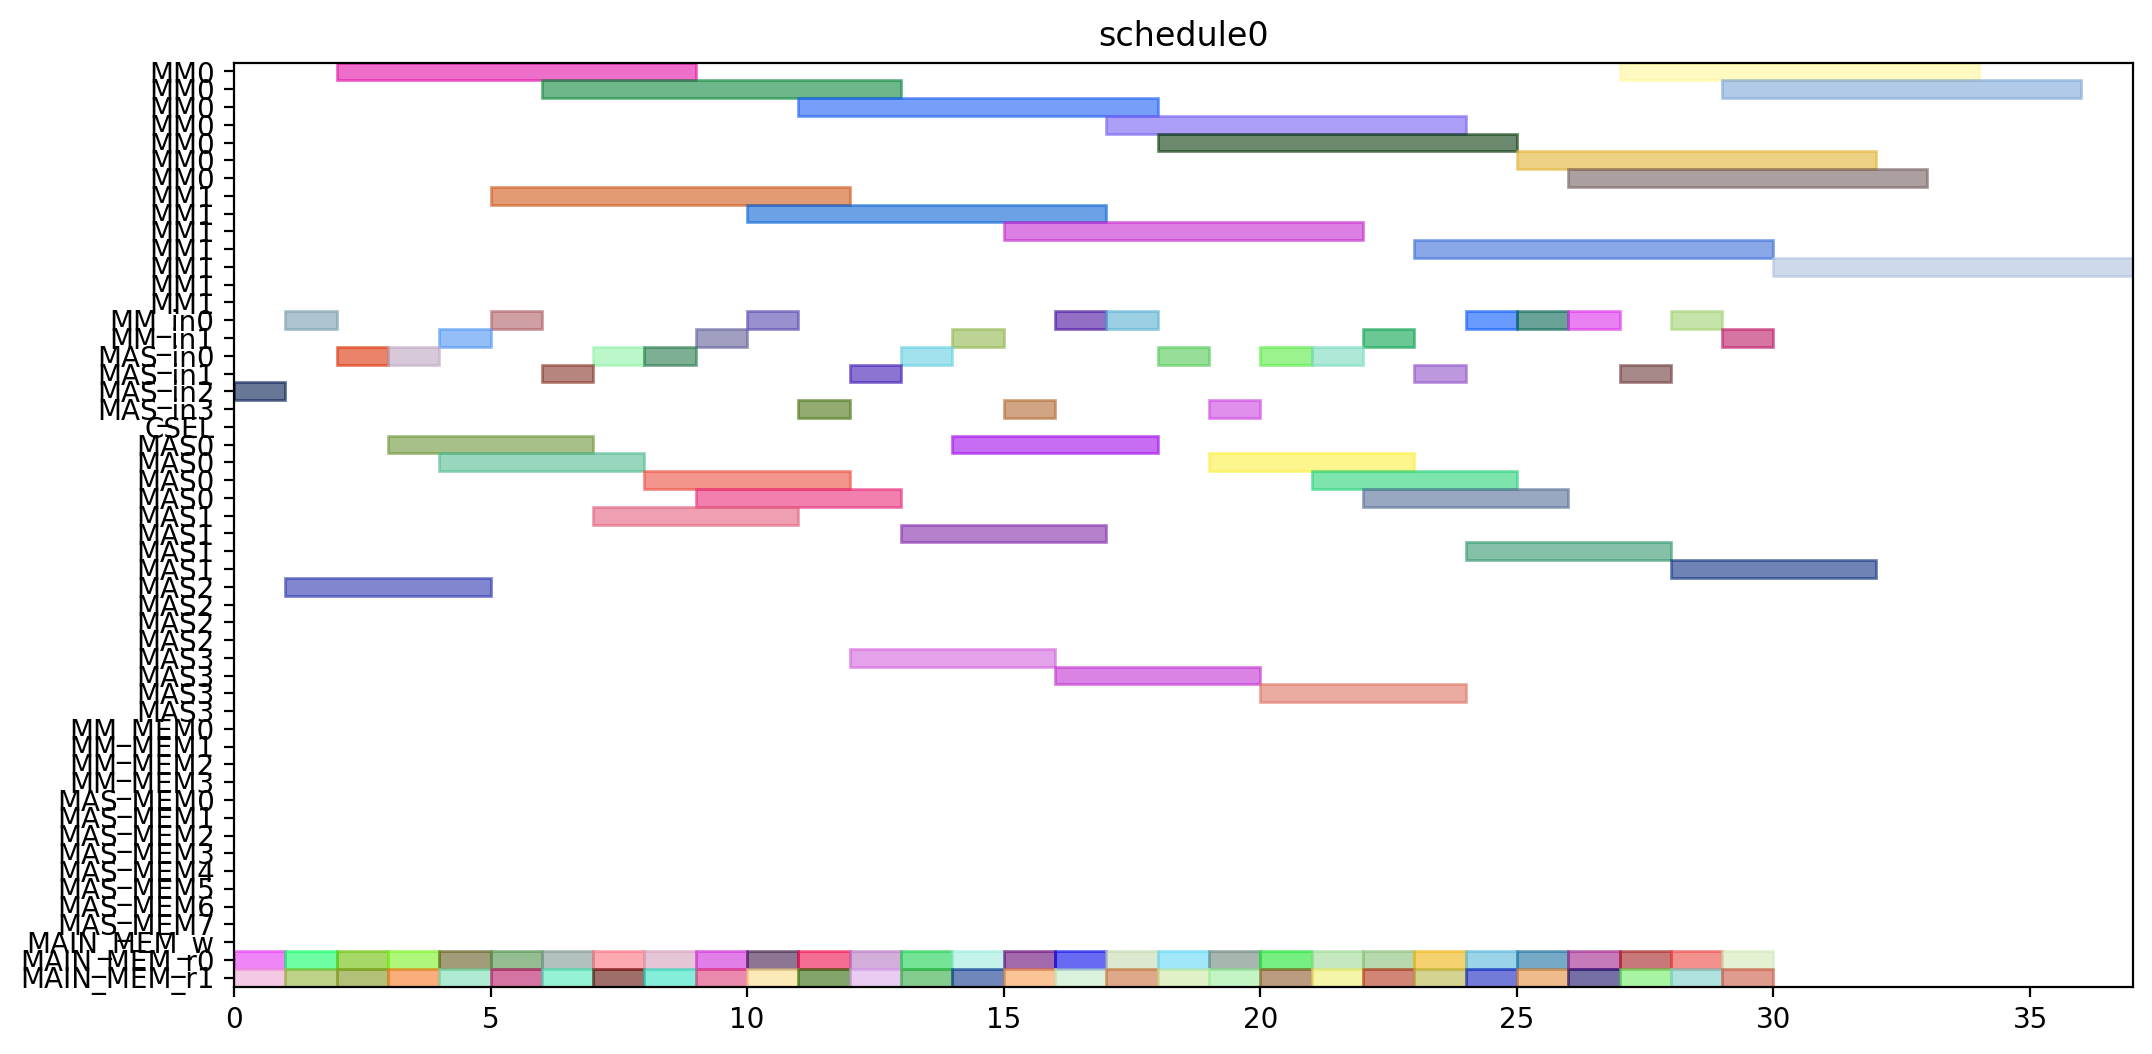

Recreate this plot in Python.
from pyschedule import Scenario, solvers, plotters, alt


def solve():
	horizon = 120
	S = Scenario("schedule0", horizon=horizon)

	# resource
	MM = S.Resources('MM', num=2, size=7)
	MM_in = S.Resources('MM_in', num=2)
	MAS_in = S.Resources('MAS_in', num=4)
	CSEL = S.Resource('CSEL')
	MAS = S.Resources('MAS', num=4, size=4, periods=range(1, horizon))
	MM_MEM = S.Resources('MM_MEM', num=4)
	MAS_MEM = S.Resources('MAS_MEM', num=8)
	MAIN_MEM_w = S.Resource('MAIN_MEM_w', size=1)
	MAIN_MEM_r = S.Resources('MAIN_MEM_r', num=2)

	# result of previous scheduling

	# new tasks
	r1_t0 = S.Task('r1_t0', length=7, delay_cost=1)
	r1_t0 += alt(MM)
	r1_t0_in = S.Task('r1_t0_in', length=1, delay_cost=1)
	r1_t0_in += alt(MM_in)
	S += r1_t0_in*MM_in[0]<=r1_t0*MM[0]
	S += r1_t0_in*MM_in[1]<=r1_t0*MM[1]
	r1_t0_mem0 = S.Task('r1_t0_mem0', length=1, delay_cost=1)
	r1_t0_mem0 += MAIN_MEM_r[0]
	S += r1_t0_mem0 <= r1_t0

	r1_t0_mem1 = S.Task('r1_t0_mem1', length=1, delay_cost=1)
	r1_t0_mem1 += MAIN_MEM_r[1]
	S += r1_t0_mem1 <= r1_t0

	r1_t1 = S.Task('r1_t1', length=7, delay_cost=1)
	r1_t1 += alt(MM)
	r1_t1_in = S.Task('r1_t1_in', length=1, delay_cost=1)
	r1_t1_in += alt(MM_in)
	S += r1_t1_in*MM_in[0]<=r1_t1*MM[0]
	S += r1_t1_in*MM_in[1]<=r1_t1*MM[1]
	r1_t1_mem0 = S.Task('r1_t1_mem0', length=1, delay_cost=1)
	r1_t1_mem0 += MAIN_MEM_r[0]
	S += r1_t1_mem0 <= r1_t1

	r1_t1_mem1 = S.Task('r1_t1_mem1', length=1, delay_cost=1)
	r1_t1_mem1 += MAIN_MEM_r[1]
	S += r1_t1_mem1 <= r1_t1

	r1_t2 = S.Task('r1_t2', length=4, delay_cost=1)
	r1_t2 += alt(MAS)
	r1_t2_in = S.Task('r1_t2_in', length=1, delay_cost=1)
	r1_t2_in += alt(MAS_in)
	S += r1_t2_in*MAS_in[0]<=r1_t2*MAS[0]

	S += r1_t2_in*MAS_in[1]<=r1_t2*MAS[1]

	S += r1_t2_in*MAS_in[2]<=r1_t2*MAS[2]

	S += r1_t2_in*MAS_in[3]<=r1_t2*MAS[3]

	r1_t2_mem0 = S.Task('r1_t2_mem0', length=1, delay_cost=1)
	r1_t2_mem0 += MAIN_MEM_r[0]
	S += r1_t2_mem0 <= r1_t2

	r1_t2_mem1 = S.Task('r1_t2_mem1', length=1, delay_cost=1)
	r1_t2_mem1 += MAIN_MEM_r[1]
	S += r1_t2_mem1 <= r1_t2

	r1_t3 = S.Task('r1_t3', length=4, delay_cost=1)
	r1_t3 += alt(MAS)
	r1_t3_in = S.Task('r1_t3_in', length=1, delay_cost=1)
	r1_t3_in += alt(MAS_in)
	S += r1_t3_in*MAS_in[0]<=r1_t3*MAS[0]

	S += r1_t3_in*MAS_in[1]<=r1_t3*MAS[1]

	S += r1_t3_in*MAS_in[2]<=r1_t3*MAS[2]

	S += r1_t3_in*MAS_in[3]<=r1_t3*MAS[3]

	r1_t3_mem0 = S.Task('r1_t3_mem0', length=1, delay_cost=1)
	r1_t3_mem0 += MAIN_MEM_r[0]
	S += r1_t3_mem0 <= r1_t3

	r1_t3_mem1 = S.Task('r1_t3_mem1', length=1, delay_cost=1)
	r1_t3_mem1 += MAIN_MEM_r[1]
	S += r1_t3_mem1 <= r1_t3

	r3_t0 = S.Task('r3_t0', length=7, delay_cost=1)
	r3_t0 += alt(MM)
	r3_t0_in = S.Task('r3_t0_in', length=1, delay_cost=1)
	r3_t0_in += alt(MM_in)
	S += r3_t0_in*MM_in[0]<=r3_t0*MM[0]
	S += r3_t0_in*MM_in[1]<=r3_t0*MM[1]
	r3_t0_mem0 = S.Task('r3_t0_mem0', length=1, delay_cost=1)
	r3_t0_mem0 += MAIN_MEM_r[0]
	S += r3_t0_mem0 <= r3_t0

	r3_t0_mem1 = S.Task('r3_t0_mem1', length=1, delay_cost=1)
	r3_t0_mem1 += MAIN_MEM_r[1]
	S += r3_t0_mem1 <= r3_t0

	r3_t1 = S.Task('r3_t1', length=7, delay_cost=1)
	r3_t1 += alt(MM)
	r3_t1_in = S.Task('r3_t1_in', length=1, delay_cost=1)
	r3_t1_in += alt(MM_in)
	S += r3_t1_in*MM_in[0]<=r3_t1*MM[0]
	S += r3_t1_in*MM_in[1]<=r3_t1*MM[1]
	r3_t1_mem0 = S.Task('r3_t1_mem0', length=1, delay_cost=1)
	r3_t1_mem0 += MAIN_MEM_r[0]
	S += r3_t1_mem0 <= r3_t1

	r3_t1_mem1 = S.Task('r3_t1_mem1', length=1, delay_cost=1)
	r3_t1_mem1 += MAIN_MEM_r[1]
	S += r3_t1_mem1 <= r3_t1

	r3_t2 = S.Task('r3_t2', length=4, delay_cost=1)
	r3_t2 += alt(MAS)
	r3_t2_in = S.Task('r3_t2_in', length=1, delay_cost=1)
	r3_t2_in += alt(MAS_in)
	S += r3_t2_in*MAS_in[0]<=r3_t2*MAS[0]

	S += r3_t2_in*MAS_in[1]<=r3_t2*MAS[1]

	S += r3_t2_in*MAS_in[2]<=r3_t2*MAS[2]

	S += r3_t2_in*MAS_in[3]<=r3_t2*MAS[3]

	r3_t2_mem0 = S.Task('r3_t2_mem0', length=1, delay_cost=1)
	r3_t2_mem0 += MAIN_MEM_r[0]
	S += r3_t2_mem0 <= r3_t2

	r3_t2_mem1 = S.Task('r3_t2_mem1', length=1, delay_cost=1)
	r3_t2_mem1 += MAIN_MEM_r[1]
	S += r3_t2_mem1 <= r3_t2

	r3_t3 = S.Task('r3_t3', length=4, delay_cost=1)
	r3_t3 += alt(MAS)
	r3_t3_in = S.Task('r3_t3_in', length=1, delay_cost=1)
	r3_t3_in += alt(MAS_in)
	S += r3_t3_in*MAS_in[0]<=r3_t3*MAS[0]

	S += r3_t3_in*MAS_in[1]<=r3_t3*MAS[1]

	S += r3_t3_in*MAS_in[2]<=r3_t3*MAS[2]

	S += r3_t3_in*MAS_in[3]<=r3_t3*MAS[3]

	r3_t3_mem0 = S.Task('r3_t3_mem0', length=1, delay_cost=1)
	r3_t3_mem0 += MAIN_MEM_r[0]
	S += r3_t3_mem0 <= r3_t3

	r3_t3_mem1 = S.Task('r3_t3_mem1', length=1, delay_cost=1)
	r3_t3_mem1 += MAIN_MEM_r[1]
	S += r3_t3_mem1 <= r3_t3

	r4_t0 = S.Task('r4_t0', length=7, delay_cost=1)
	r4_t0 += alt(MM)
	r4_t0_in = S.Task('r4_t0_in', length=1, delay_cost=1)
	r4_t0_in += alt(MM_in)
	S += r4_t0_in*MM_in[0]<=r4_t0*MM[0]
	S += r4_t0_in*MM_in[1]<=r4_t0*MM[1]
	r4_t0_mem0 = S.Task('r4_t0_mem0', length=1, delay_cost=1)
	r4_t0_mem0 += MAIN_MEM_r[0]
	S += r4_t0_mem0 <= r4_t0

	r4_t0_mem1 = S.Task('r4_t0_mem1', length=1, delay_cost=1)
	r4_t0_mem1 += MAIN_MEM_r[1]
	S += r4_t0_mem1 <= r4_t0

	r4_t1 = S.Task('r4_t1', length=7, delay_cost=1)
	r4_t1 += alt(MM)
	r4_t1_in = S.Task('r4_t1_in', length=1, delay_cost=1)
	r4_t1_in += alt(MM_in)
	S += r4_t1_in*MM_in[0]<=r4_t1*MM[0]
	S += r4_t1_in*MM_in[1]<=r4_t1*MM[1]
	r4_t1_mem0 = S.Task('r4_t1_mem0', length=1, delay_cost=1)
	r4_t1_mem0 += MAIN_MEM_r[0]
	S += r4_t1_mem0 <= r4_t1

	r4_t1_mem1 = S.Task('r4_t1_mem1', length=1, delay_cost=1)
	r4_t1_mem1 += MAIN_MEM_r[1]
	S += r4_t1_mem1 <= r4_t1

	r4_t2 = S.Task('r4_t2', length=4, delay_cost=1)
	r4_t2 += alt(MAS)
	r4_t2_in = S.Task('r4_t2_in', length=1, delay_cost=1)
	r4_t2_in += alt(MAS_in)
	S += r4_t2_in*MAS_in[0]<=r4_t2*MAS[0]

	S += r4_t2_in*MAS_in[1]<=r4_t2*MAS[1]

	S += r4_t2_in*MAS_in[2]<=r4_t2*MAS[2]

	S += r4_t2_in*MAS_in[3]<=r4_t2*MAS[3]

	r4_t2_mem0 = S.Task('r4_t2_mem0', length=1, delay_cost=1)
	r4_t2_mem0 += MAIN_MEM_r[0]
	S += r4_t2_mem0 <= r4_t2

	r4_t2_mem1 = S.Task('r4_t2_mem1', length=1, delay_cost=1)
	r4_t2_mem1 += MAIN_MEM_r[1]
	S += r4_t2_mem1 <= r4_t2

	r4_t3 = S.Task('r4_t3', length=4, delay_cost=1)
	r4_t3 += alt(MAS)
	r4_t3_in = S.Task('r4_t3_in', length=1, delay_cost=1)
	r4_t3_in += alt(MAS_in)
	S += r4_t3_in*MAS_in[0]<=r4_t3*MAS[0]

	S += r4_t3_in*MAS_in[1]<=r4_t3*MAS[1]

	S += r4_t3_in*MAS_in[2]<=r4_t3*MAS[2]

	S += r4_t3_in*MAS_in[3]<=r4_t3*MAS[3]

	r4_t3_mem0 = S.Task('r4_t3_mem0', length=1, delay_cost=1)
	r4_t3_mem0 += MAIN_MEM_r[0]
	S += r4_t3_mem0 <= r4_t3

	r4_t3_mem1 = S.Task('r4_t3_mem1', length=1, delay_cost=1)
	r4_t3_mem1 += MAIN_MEM_r[1]
	S += r4_t3_mem1 <= r4_t3

	r5_t0 = S.Task('r5_t0', length=7, delay_cost=1)
	r5_t0 += alt(MM)
	r5_t0_in = S.Task('r5_t0_in', length=1, delay_cost=1)
	r5_t0_in += alt(MM_in)
	S += r5_t0_in*MM_in[0]<=r5_t0*MM[0]
	S += r5_t0_in*MM_in[1]<=r5_t0*MM[1]
	r5_t0_mem0 = S.Task('r5_t0_mem0', length=1, delay_cost=1)
	r5_t0_mem0 += MAIN_MEM_r[0]
	S += r5_t0_mem0 <= r5_t0

	r5_t0_mem1 = S.Task('r5_t0_mem1', length=1, delay_cost=1)
	r5_t0_mem1 += MAIN_MEM_r[1]
	S += r5_t0_mem1 <= r5_t0

	r5_t1 = S.Task('r5_t1', length=7, delay_cost=1)
	r5_t1 += alt(MM)
	r5_t1_in = S.Task('r5_t1_in', length=1, delay_cost=1)
	r5_t1_in += alt(MM_in)
	S += r5_t1_in*MM_in[0]<=r5_t1*MM[0]
	S += r5_t1_in*MM_in[1]<=r5_t1*MM[1]
	r5_t1_mem0 = S.Task('r5_t1_mem0', length=1, delay_cost=1)
	r5_t1_mem0 += MAIN_MEM_r[0]
	S += r5_t1_mem0 <= r5_t1

	r5_t1_mem1 = S.Task('r5_t1_mem1', length=1, delay_cost=1)
	r5_t1_mem1 += MAIN_MEM_r[1]
	S += r5_t1_mem1 <= r5_t1

	r5_t2 = S.Task('r5_t2', length=4, delay_cost=1)
	r5_t2 += alt(MAS)
	r5_t2_in = S.Task('r5_t2_in', length=1, delay_cost=1)
	r5_t2_in += alt(MAS_in)
	S += r5_t2_in*MAS_in[0]<=r5_t2*MAS[0]

	S += r5_t2_in*MAS_in[1]<=r5_t2*MAS[1]

	S += r5_t2_in*MAS_in[2]<=r5_t2*MAS[2]

	S += r5_t2_in*MAS_in[3]<=r5_t2*MAS[3]

	r5_t2_mem0 = S.Task('r5_t2_mem0', length=1, delay_cost=1)
	r5_t2_mem0 += MAIN_MEM_r[0]
	S += r5_t2_mem0 <= r5_t2

	r5_t2_mem1 = S.Task('r5_t2_mem1', length=1, delay_cost=1)
	r5_t2_mem1 += MAIN_MEM_r[1]
	S += r5_t2_mem1 <= r5_t2

	r5_t3 = S.Task('r5_t3', length=4, delay_cost=1)
	r5_t3 += alt(MAS)
	r5_t3_in = S.Task('r5_t3_in', length=1, delay_cost=1)
	r5_t3_in += alt(MAS_in)
	S += r5_t3_in*MAS_in[0]<=r5_t3*MAS[0]

	S += r5_t3_in*MAS_in[1]<=r5_t3*MAS[1]

	S += r5_t3_in*MAS_in[2]<=r5_t3*MAS[2]

	S += r5_t3_in*MAS_in[3]<=r5_t3*MAS[3]

	r5_t3_mem0 = S.Task('r5_t3_mem0', length=1, delay_cost=1)
	r5_t3_mem0 += MAIN_MEM_r[0]
	S += r5_t3_mem0 <= r5_t3

	r5_t3_mem1 = S.Task('r5_t3_mem1', length=1, delay_cost=1)
	r5_t3_mem1 += MAIN_MEM_r[1]
	S += r5_t3_mem1 <= r5_t3

	r6_t0 = S.Task('r6_t0', length=7, delay_cost=1)
	r6_t0 += alt(MM)
	r6_t0_in = S.Task('r6_t0_in', length=1, delay_cost=1)
	r6_t0_in += alt(MM_in)
	S += r6_t0_in*MM_in[0]<=r6_t0*MM[0]
	S += r6_t0_in*MM_in[1]<=r6_t0*MM[1]
	r6_t0_mem0 = S.Task('r6_t0_mem0', length=1, delay_cost=1)
	r6_t0_mem0 += MAIN_MEM_r[0]
	S += r6_t0_mem0 <= r6_t0

	r6_t0_mem1 = S.Task('r6_t0_mem1', length=1, delay_cost=1)
	r6_t0_mem1 += MAIN_MEM_r[1]
	S += r6_t0_mem1 <= r6_t0

	r6_t1 = S.Task('r6_t1', length=7, delay_cost=1)
	r6_t1 += alt(MM)
	r6_t1_in = S.Task('r6_t1_in', length=1, delay_cost=1)
	r6_t1_in += alt(MM_in)
	S += r6_t1_in*MM_in[0]<=r6_t1*MM[0]
	S += r6_t1_in*MM_in[1]<=r6_t1*MM[1]
	r6_t1_mem0 = S.Task('r6_t1_mem0', length=1, delay_cost=1)
	r6_t1_mem0 += MAIN_MEM_r[0]
	S += r6_t1_mem0 <= r6_t1

	r6_t1_mem1 = S.Task('r6_t1_mem1', length=1, delay_cost=1)
	r6_t1_mem1 += MAIN_MEM_r[1]
	S += r6_t1_mem1 <= r6_t1

	r6_t2 = S.Task('r6_t2', length=4, delay_cost=1)
	r6_t2 += alt(MAS)
	r6_t2_in = S.Task('r6_t2_in', length=1, delay_cost=1)
	r6_t2_in += alt(MAS_in)
	S += r6_t2_in*MAS_in[0]<=r6_t2*MAS[0]

	S += r6_t2_in*MAS_in[1]<=r6_t2*MAS[1]

	S += r6_t2_in*MAS_in[2]<=r6_t2*MAS[2]

	S += r6_t2_in*MAS_in[3]<=r6_t2*MAS[3]

	r6_t2_mem0 = S.Task('r6_t2_mem0', length=1, delay_cost=1)
	r6_t2_mem0 += MAIN_MEM_r[0]
	S += r6_t2_mem0 <= r6_t2

	r6_t2_mem1 = S.Task('r6_t2_mem1', length=1, delay_cost=1)
	r6_t2_mem1 += MAIN_MEM_r[1]
	S += r6_t2_mem1 <= r6_t2

	r6_t3 = S.Task('r6_t3', length=4, delay_cost=1)
	r6_t3 += alt(MAS)
	r6_t3_in = S.Task('r6_t3_in', length=1, delay_cost=1)
	r6_t3_in += alt(MAS_in)
	S += r6_t3_in*MAS_in[0]<=r6_t3*MAS[0]

	S += r6_t3_in*MAS_in[1]<=r6_t3*MAS[1]

	S += r6_t3_in*MAS_in[2]<=r6_t3*MAS[2]

	S += r6_t3_in*MAS_in[3]<=r6_t3*MAS[3]

	r6_t3_mem0 = S.Task('r6_t3_mem0', length=1, delay_cost=1)
	r6_t3_mem0 += MAIN_MEM_r[0]
	S += r6_t3_mem0 <= r6_t3

	r6_t3_mem1 = S.Task('r6_t3_mem1', length=1, delay_cost=1)
	r6_t3_mem1 += MAIN_MEM_r[1]
	S += r6_t3_mem1 <= r6_t3

	r9_t2 = S.Task('r9_t2', length=4, delay_cost=1)
	r9_t2 += alt(MAS)
	r9_t2_in = S.Task('r9_t2_in', length=1, delay_cost=1)
	r9_t2_in += alt(MAS_in)
	S += r9_t2_in*MAS_in[0]<=r9_t2*MAS[0]

	S += r9_t2_in*MAS_in[1]<=r9_t2*MAS[1]

	S += r9_t2_in*MAS_in[2]<=r9_t2*MAS[2]

	S += r9_t2_in*MAS_in[3]<=r9_t2*MAS[3]

	r9_t2_mem0 = S.Task('r9_t2_mem0', length=1, delay_cost=1)
	r9_t2_mem0 += MAIN_MEM_r[0]
	S += r9_t2_mem0 <= r9_t2

	r9_t2_mem1 = S.Task('r9_t2_mem1', length=1, delay_cost=1)
	r9_t2_mem1 += MAIN_MEM_r[1]
	S += r9_t2_mem1 <= r9_t2

	r12_t0 = S.Task('r12_t0', length=7, delay_cost=1)
	r12_t0 += alt(MM)
	r12_t0_in = S.Task('r12_t0_in', length=1, delay_cost=1)
	r12_t0_in += alt(MM_in)
	S += r12_t0_in*MM_in[0]<=r12_t0*MM[0]
	S += r12_t0_in*MM_in[1]<=r12_t0*MM[1]
	r12_t0_mem0 = S.Task('r12_t0_mem0', length=1, delay_cost=1)
	r12_t0_mem0 += MAIN_MEM_r[0]
	S += r12_t0_mem0 <= r12_t0

	r12_t0_mem1 = S.Task('r12_t0_mem1', length=1, delay_cost=1)
	r12_t0_mem1 += MAIN_MEM_r[1]
	S += r12_t0_mem1 <= r12_t0

	r12_t1 = S.Task('r12_t1', length=7, delay_cost=1)
	r12_t1 += alt(MM)
	r12_t1_in = S.Task('r12_t1_in', length=1, delay_cost=1)
	r12_t1_in += alt(MM_in)
	S += r12_t1_in*MM_in[0]<=r12_t1*MM[0]
	S += r12_t1_in*MM_in[1]<=r12_t1*MM[1]
	r12_t1_mem0 = S.Task('r12_t1_mem0', length=1, delay_cost=1)
	r12_t1_mem0 += MAIN_MEM_r[0]
	S += r12_t1_mem0 <= r12_t1

	r12_t1_mem1 = S.Task('r12_t1_mem1', length=1, delay_cost=1)
	r12_t1_mem1 += MAIN_MEM_r[1]
	S += r12_t1_mem1 <= r12_t1

	r12_t2 = S.Task('r12_t2', length=4, delay_cost=1)
	r12_t2 += alt(MAS)
	r12_t2_in = S.Task('r12_t2_in', length=1, delay_cost=1)
	r12_t2_in += alt(MAS_in)
	S += r12_t2_in*MAS_in[0]<=r12_t2*MAS[0]

	S += r12_t2_in*MAS_in[1]<=r12_t2*MAS[1]

	S += r12_t2_in*MAS_in[2]<=r12_t2*MAS[2]

	S += r12_t2_in*MAS_in[3]<=r12_t2*MAS[3]

	r12_t2_mem0 = S.Task('r12_t2_mem0', length=1, delay_cost=1)
	r12_t2_mem0 += MAIN_MEM_r[0]
	S += r12_t2_mem0 <= r12_t2

	r12_t2_mem1 = S.Task('r12_t2_mem1', length=1, delay_cost=1)
	r12_t2_mem1 += MAIN_MEM_r[1]
	S += r12_t2_mem1 <= r12_t2

	r12_t3 = S.Task('r12_t3', length=4, delay_cost=1)
	r12_t3 += alt(MAS)
	r12_t3_in = S.Task('r12_t3_in', length=1, delay_cost=1)
	r12_t3_in += alt(MAS_in)
	S += r12_t3_in*MAS_in[0]<=r12_t3*MAS[0]

	S += r12_t3_in*MAS_in[1]<=r12_t3*MAS[1]

	S += r12_t3_in*MAS_in[2]<=r12_t3*MAS[2]

	S += r12_t3_in*MAS_in[3]<=r12_t3*MAS[3]

	r12_t3_mem0 = S.Task('r12_t3_mem0', length=1, delay_cost=1)
	r12_t3_mem0 += MAIN_MEM_r[0]
	S += r12_t3_mem0 <= r12_t3

	r12_t3_mem1 = S.Task('r12_t3_mem1', length=1, delay_cost=1)
	r12_t3_mem1 += MAIN_MEM_r[1]
	S += r12_t3_mem1 <= r12_t3

	r13_t0 = S.Task('r13_t0', length=7, delay_cost=1)
	r13_t0 += alt(MM)
	r13_t0_in = S.Task('r13_t0_in', length=1, delay_cost=1)
	r13_t0_in += alt(MM_in)
	S += r13_t0_in*MM_in[0]<=r13_t0*MM[0]
	S += r13_t0_in*MM_in[1]<=r13_t0*MM[1]
	r13_t0_mem0 = S.Task('r13_t0_mem0', length=1, delay_cost=1)
	r13_t0_mem0 += MAIN_MEM_r[0]
	S += r13_t0_mem0 <= r13_t0

	r13_t0_mem1 = S.Task('r13_t0_mem1', length=1, delay_cost=1)
	r13_t0_mem1 += MAIN_MEM_r[1]
	S += r13_t0_mem1 <= r13_t0

	r13_t1 = S.Task('r13_t1', length=7, delay_cost=1)
	r13_t1 += alt(MM)
	r13_t1_in = S.Task('r13_t1_in', length=1, delay_cost=1)
	r13_t1_in += alt(MM_in)
	S += r13_t1_in*MM_in[0]<=r13_t1*MM[0]
	S += r13_t1_in*MM_in[1]<=r13_t1*MM[1]
	r13_t1_mem0 = S.Task('r13_t1_mem0', length=1, delay_cost=1)
	r13_t1_mem0 += MAIN_MEM_r[0]
	S += r13_t1_mem0 <= r13_t1

	r13_t1_mem1 = S.Task('r13_t1_mem1', length=1, delay_cost=1)
	r13_t1_mem1 += MAIN_MEM_r[1]
	S += r13_t1_mem1 <= r13_t1

	r13_t2 = S.Task('r13_t2', length=4, delay_cost=1)
	r13_t2 += alt(MAS)
	r13_t2_in = S.Task('r13_t2_in', length=1, delay_cost=1)
	r13_t2_in += alt(MAS_in)
	S += r13_t2_in*MAS_in[0]<=r13_t2*MAS[0]

	S += r13_t2_in*MAS_in[1]<=r13_t2*MAS[1]

	S += r13_t2_in*MAS_in[2]<=r13_t2*MAS[2]

	S += r13_t2_in*MAS_in[3]<=r13_t2*MAS[3]

	r13_t2_mem0 = S.Task('r13_t2_mem0', length=1, delay_cost=1)
	r13_t2_mem0 += MAIN_MEM_r[0]
	S += r13_t2_mem0 <= r13_t2

	r13_t2_mem1 = S.Task('r13_t2_mem1', length=1, delay_cost=1)
	r13_t2_mem1 += MAIN_MEM_r[1]
	S += r13_t2_mem1 <= r13_t2

	r13_t3 = S.Task('r13_t3', length=4, delay_cost=1)
	r13_t3 += alt(MAS)
	r13_t3_in = S.Task('r13_t3_in', length=1, delay_cost=1)
	r13_t3_in += alt(MAS_in)
	S += r13_t3_in*MAS_in[0]<=r13_t3*MAS[0]

	S += r13_t3_in*MAS_in[1]<=r13_t3*MAS[1]

	S += r13_t3_in*MAS_in[2]<=r13_t3*MAS[2]

	S += r13_t3_in*MAS_in[3]<=r13_t3*MAS[3]

	r13_t3_mem0 = S.Task('r13_t3_mem0', length=1, delay_cost=1)
	r13_t3_mem0 += MAIN_MEM_r[0]
	S += r13_t3_mem0 <= r13_t3

	r13_t3_mem1 = S.Task('r13_t3_mem1', length=1, delay_cost=1)
	r13_t3_mem1 += MAIN_MEM_r[1]
	S += r13_t3_mem1 <= r13_t3

	r16_t3 = S.Task('r16_t3', length=4, delay_cost=1)
	r16_t3 += alt(MAS)
	r16_t3_in = S.Task('r16_t3_in', length=1, delay_cost=1)
	r16_t3_in += alt(MAS_in)
	S += r16_t3_in*MAS_in[0]<=r16_t3*MAS[0]

	S += r16_t3_in*MAS_in[1]<=r16_t3*MAS[1]

	S += r16_t3_in*MAS_in[2]<=r16_t3*MAS[2]

	S += r16_t3_in*MAS_in[3]<=r16_t3*MAS[3]

	r16_t3_mem0 = S.Task('r16_t3_mem0', length=1, delay_cost=1)
	r16_t3_mem0 += MAIN_MEM_r[0]
	S += r16_t3_mem0 <= r16_t3

	r16_t3_mem1 = S.Task('r16_t3_mem1', length=1, delay_cost=1)
	r16_t3_mem1 += MAIN_MEM_r[1]
	S += r16_t3_mem1 <= r16_t3

	solvers.mip.solve(S,msg=1,kind='CPLEX',ratio_gap=1.01)

	solution = [['hoge']*len(S.solution()[1]) for i in range(len(S.solution()))]
	for i in range(len(S.solution())):
		for j in range(len(S.solution()[i])):
			solution[i][j]=str(S.solution()[i][j])
	print(solution)

	cycles = int(solution[-1][3])

	pic_file_name = "/mnt/rose/usr1/fukuda/ABE/multiRAM_multiMAS_16mux/scheduling_result/stage7MM2_stage4MAS4/EP2_YRECOVER/schedule0.png"
	if(S.solution() != []):
		plotters.matplotlib.plot(S,img_filename=pic_file_name, show_task_labels=False, fig_size=(cycles*0.25+3, 6))

	return solution
